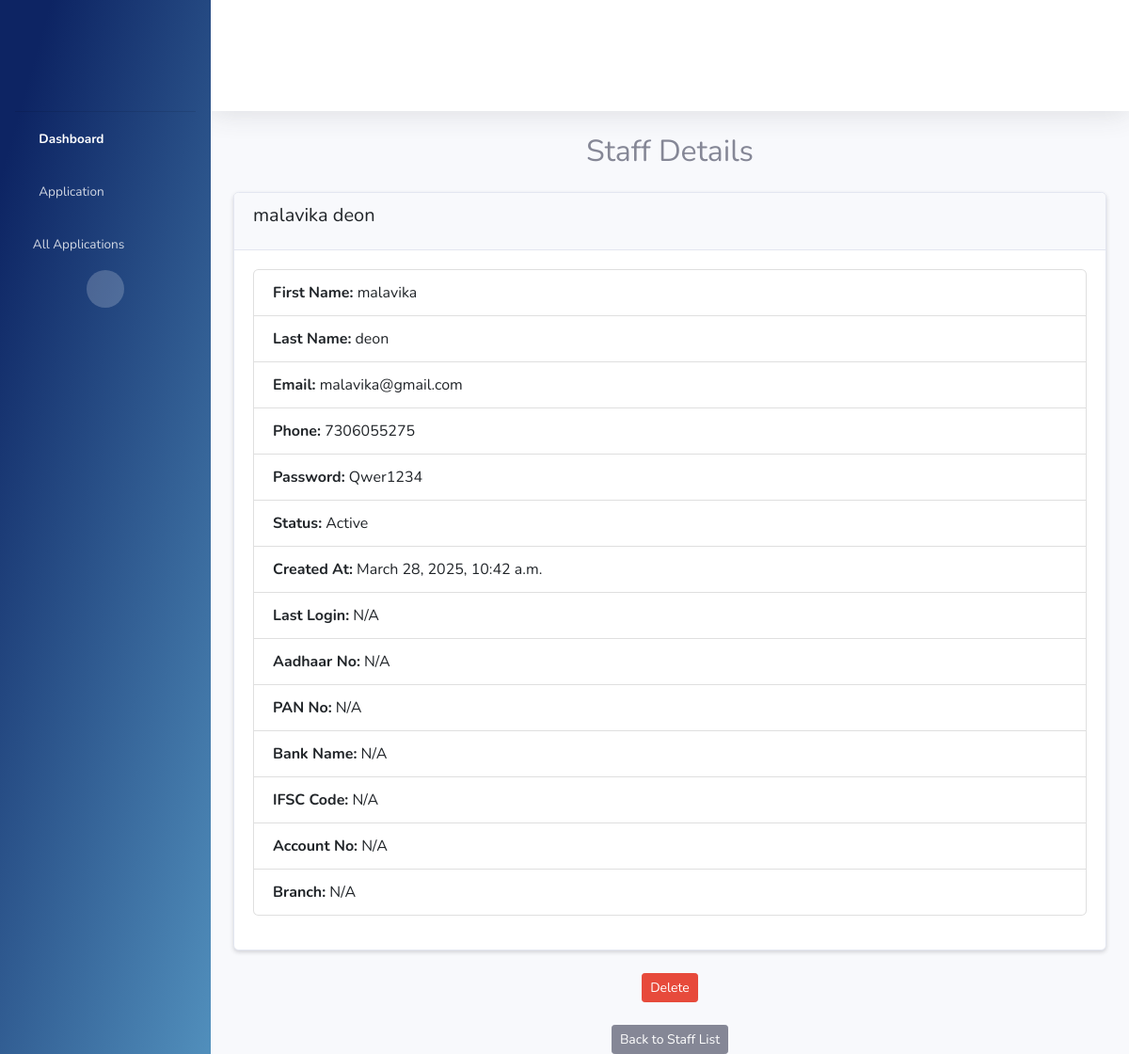
The app's page /view_profile/1 (signed in) with its own data.
### UserApp/models.py (models this page shows, shortened)
class StaffModel(models.Model):
    staff_id = models.AutoField(primary_key=True)
    employee_id = models.CharField(max_length=10, unique=True, blank=True, null=True)
    first_name = models.CharField(max_length=100)
    last_name = models.CharField(max_length=100, blank=True, null=True)
    email = models.EmailField(unique=True)
    phone_no = models.CharField(
        max_length=10,
        validators=[
            RegexValidator(
                regex=r"^\d{10}$", message="Enter a valid 10-digit mobile number."
            )
        ],
    )
    password = models.CharField(max_length=128, null=True)
    is_active = models.BooleanField(default=True)
    is_staff = models.BooleanField(default=False)
    created_at = models.DateTimeField(auto_now_add=True)
    last_login = models.DateTimeField(null=True, blank=True)
    profile_completed = models.BooleanField(default=False)
    adhaar_no = models.CharField(max_length=100, null=True, blank=True)
    adhaar_img = models.FileField(upload_to="adhaar/", null=True, blank=True)
    pan_no = models.CharField(max_length=100, null=True, blank=True)
    pan_img = models.FileField(upload_to="pancard/", null=True, blank=True)
    bank_name = models.CharField(max_length=100, null=True, blank=True)
    ifsc_code = models.CharField(max_length=100, null=True, blank=True)
    account_no = models.CharField(max_length=100, null=True, blank=True)
    branch = models.CharField(max_length=100, null=True, blank=True)

### UserApp/views.py (the view)
# urls.py: path('view_profile/<int:staff_id>', views.view_staffs, name = 'view_profile'),
def view_staffs(request, staff_id):
    user_id = request.session.get('user_id')
    if user_id is None:
        return redirect('/login')
    try:
        admin = AdminModel.objects.get(admin_id=user_id)
        admin_name = f"{admin.admin_first_name} {admin.admin_last_name or ''}".strip()
        staff_member = get_object_or_404(StaffModel, pk=staff_id)
        return render(request, 'staff_detail.html', {
            'staff_member': staff_member,
            'admin_name': admin_name
        })
    except AdminModel.DoesNotExist:
        messages.error(request, "Admin not found. Please log in again.")
        return redirect('/login')

### templates/staff_detail.html (shortened to what this page needs)
{% extends 'includes/base.html' %}
{% load static %}
{% block content %}
  <div class="container mt-4">
    <h2 class="text-center mb-4">Staff Details</h2>
    <div class="card shadow-sm">
        <div class="card-header">
          <h5 class="card-title">{{ staff_member.first_name }} {{ staff_member.last_name }}</h5>
        </div>
        <div class="card-body">
          <ul class="list-group">
            <li class="list-group-item"><strong>First Name:</strong> {{ staff_member.first_name }}</li>
            <li class="list-group-item"><strong>Last Name:</strong> {{ staff_member.last_name|default:"N/A" }}</li>
            <li class="list-group-item"><strong>Email:</strong> {{ staff_member.email }}</li>
            <li class="list-group-item"><strong>Phone:</strong> {{ staff_member.phone_no }}</li>
            <li class="list-group-item"><strong>Password:</strong> {{ staff_member.password }}</li>
            <li class="list-group-item"><strong>Status:</strong>
              {% if staff_member.is_active %} Active {% else %} Inactive {% endif %}
            </li>
            <li class="list-group-item"><strong>Created At:</strong> {{ staff_member.created_at|date:"F j, Y, g:i a" }}</li>
            <li class="list-group-item"><strong>Last Login:</strong>
              {% if staff_member.last_login %} {{ staff_member.last_login|date:"F j, Y, g:i a" }} {% else %} N/A {% endif %}
            </li>
            <li class="list-group-item"><strong>Aadhaar No:</strong> {{ staff_member.adhaar_no|default:"N/A" }}</li>
            <li class="list-group-item"><strong>PAN No:</strong> {{ staff_member.pan_no|default:"N/A" }}</li>
            <li class="list-group-item"><strong>Bank Name:</strong> {{ staff_member.bank_name|default:"N/A" }}</li>
            <li class="list-group-item"><strong>IFSC Code:</strong> {{ staff_member.ifsc_code|default:"N/A" }}</li>
            <li class="list-group-item"><strong>Account No:</strong> {{ staff_member.account_no|default:"N/A" }}</li>
            <li class="list-group-item"><strong>Branch:</strong> {{ staff_member.branch|default:"N/A" }}</li>
          </ul>
        </div>
      </div>
    <div class="mt-4 text-center">
      <form action="{% url 'delete_staff' staff_member.staff_id %}" method="post" style="display: inline">
        <button type="submit" class="btn btn-danger btn-sm" onclick="return confirm('Are you sure you want to delete this staff member?');">Delete</button>
      </form>
    </div>
    <div class="mt-4 text-center">
      <a href="{% url 'home' %}" class="btn btn-secondary btn-sm">Back to Staff List</a>
    </div>
  </div>
{% endblock %}

### records on screen
StaffModel: first_name "malavika", last_name "deon", email "malavika@gmail.com", phone_no "7306055275", password "Qwer1234", created_at "March 28, 2025, 10:42 a.m.", adhaar_no "N/A", pan_no "N/A", bank_name "N/A", ifsc_code "N/A", account_no "N/A", branch "N/A"
